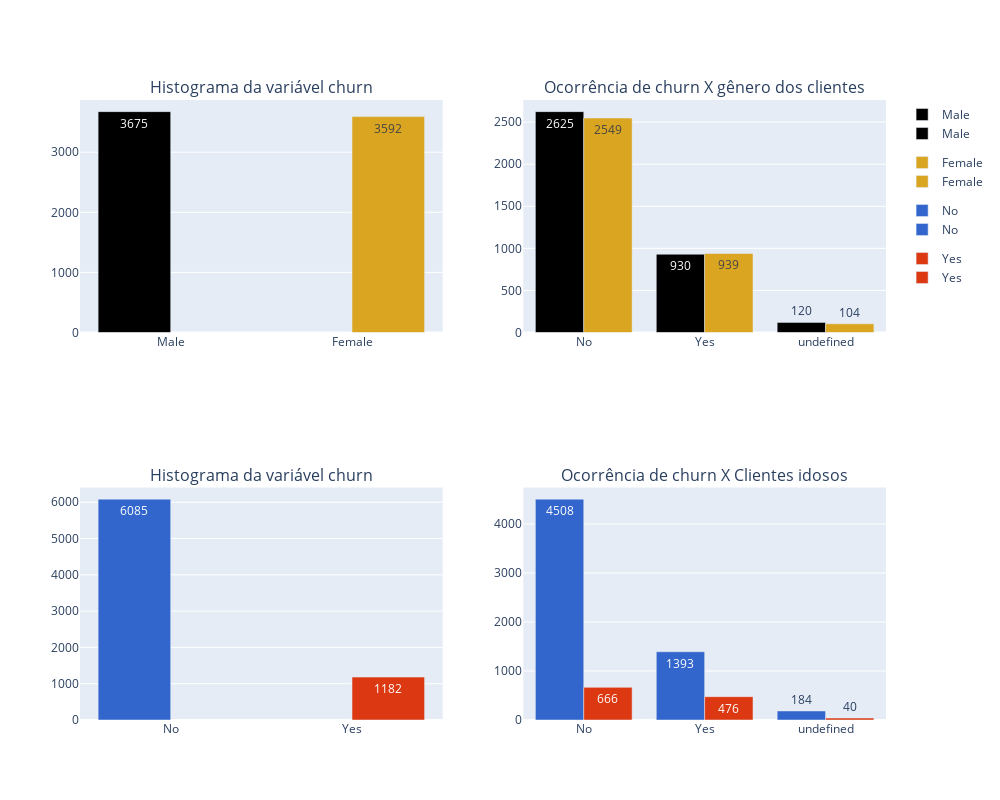

Notebook code for this chart:
### Code cell
bar1 = px.bar(x=frequencia_genero.index, y=frequencia_genero.values, labels={'x':'gênero','y':'count'}, text_auto=True, color=frequencia_genero.index, color_discrete_sequence=['black','goldenrod'])

bar2 = px.bar(cross_churn_genero, x='churn', y=["Male","Female"], barmode='group', labels={'value':'count'}, text_auto=True, color_discrete_sequence=['black','goldenrod'])

bar3 = px.bar(x=frequencia_idoso.index, y=frequencia_idoso.values, labels={'x':'Idoso','y':'count'}, text_auto=True, color=frequencia_idoso.index, color_discrete_sequence=px.colors.qualitative.G10)

bar4 = px.bar(cross_churn_idoso, x='churn', y=["No","Yes"], barmode='group', labels={'value':'count'}, text_auto=True, color_discrete_sequence=px.colors.qualitative.G10)

fig = make_subplots(rows=2, cols=2, subplot_titles=['Histograma da variável churn',"Ocorrência de churn X gênero dos clientes",'Histograma da variável churn',"Ocorrência de churn X Clientes idosos"])
fig.append_trace(bar1['data'][0], row=1, col=1)
fig.append_trace(bar1['data'][1], row=1, col=1)

fig.append_trace(bar2['data'][0], row=1, col=2)
fig.append_trace(bar2['data'][1], row=1, col=2)

fig.append_trace(bar3['data'][0], row=2, col=1)
fig.append_trace(bar3['data'][1], row=2, col=1)

fig.append_trace(bar4['data'][0], row=2, col=2)
fig.append_trace(bar4['data'][1], row=2, col=2)

fig.update_layout(
    height=800,
    width=1000
)

fig.show()

### Figure 1 — Plotly figure (JSON) as saved in the notebook; plotly's stock layout.template omitted (floating-point values rounded to 4 significant figures)
{"data": [{"alignmentgroup": "True", "hovertemplate": "color=Male<br>gênero=%{x}<br>count=%{y}<extra></extra>", "legendgroup": "Male", "marker": {"color": "black", "pattern": {"shape": ""}}, "name": "Male", "offsetgroup": "Male", "orientation": "v", "showlegend": true, "textposition": "auto", "texttemplate": "%{y}", "x": ["Male"], "xaxis": "x", "y": [3675], "yaxis": "y", "type": "bar"}, {"alignmentgroup": "True", "hovertemplate": "color=Female<br>gênero=%{x}<br>count=%{y}<extra></extra>", "legendgroup": "Female", "marker": {"color": "goldenrod", "pattern": {"shape": ""}}, "name": "Female", "offsetgroup": "Female", "orientation": "v", "showlegend": true, "textposition": "auto", "texttemplate": "%{y}", "x": ["Female"], "xaxis": "x", "y": [3592], "yaxis": "y", "type": "bar"}, {"alignmentgroup": "True", "hovertemplate": "variable=Male<br>churn=%{x}<br>count=%{y}<extra></extra>", "legendgroup": "Male", "marker": {"color": "black", "pattern": {"shape": ""}}, "name": "Male", "offsetgroup": "Male", "orientation": "v", "showlegend": true, "textposition": "auto", "texttemplate": "%{y}", "x": ["No", "Yes", "undefined"], "xaxis": "x2", "y": [2625, 930, 120], "yaxis": "y2", "type": "bar"}, {"alignmentgroup": "True", "hovertemplate": "variable=Female<br>churn=%{x}<br>count=%{y}<extra></extra>", "legendgroup": "Female", "marker": {"color": "goldenrod", "pattern": {"shape": ""}}, "name": "Female", "offsetgroup": "Female", "orientation": "v", "showlegend": true, "textposition": "auto", "texttemplate": "%{y}", "x": ["No", "Yes", "undefined"], "xaxis": "x2", "y": [2549, 939, 104], "yaxis": "y2", "type": "bar"}, {"alignmentgroup": "True", "hovertemplate": "color=No<br>Idoso=%{x}<br>count=%{y}<extra></extra>", "legendgroup": "No", "marker": {"color": "#3366CC", "pattern": {"shape": ""}}, "name": "No", "offsetgroup": "No", "orientation": "v", "showlegend": true, "textposition": "auto", "texttemplate": "%{y}", "x": ["No"], "xaxis": "x3", "y": [6085], "yaxis": "y3", "type": "bar"}, {"alignmentgroup": "True", "hovertemplate": "color=Yes<br>Idoso=%{x}<br>count=%{y}<extra></extra>", "legendgroup": "Yes", "marker": {"color": "#DC3912", "pattern": {"shape": ""}}, "name": "Yes", "offsetgroup": "Yes", "orientation": "v", "showlegend": true, "textposition": "auto", "texttemplate": "%{y}", "x": ["Yes"], "xaxis": "x3", "y": [1182], "yaxis": "y3", "type": "bar"}, {"alignmentgroup": "True", "hovertemplate": "variable=No<br>churn=%{x}<br>count=%{y}<extra></extra>", "legendgroup": "No", "marker": {"color": "#3366CC", "pattern": {"shape": ""}}, "name": "No", "offsetgroup": "No", "orientation": "v", "showlegend": true, "textposition": "auto", "texttemplate": "%{y}", "x": ["No", "Yes", "undefined"], "xaxis": "x4", "y": [4508, 1393, 184], "yaxis": "y4", "type": "bar"}, {"alignmentgroup": "True", "hovertemplate": "variable=Yes<br>churn=%{x}<br>count=%{y}<extra></extra>", "legendgroup": "Yes", "marker": {"color": "#DC3912", "pattern": {"shape": ""}}, "name": "Yes", "offsetgroup": "Yes", "orientation": "v", "showlegend": true, "textposition": "auto", "texttemplate": "%{y}", "x": ["No", "Yes", "undefined"], "xaxis": "x4", "y": [666, 476, 40], "yaxis": "y4", "type": "bar"}], "layout": {"xaxis": {"anchor": "y", "domain": [0, 0.45]}, "yaxis": {"anchor": "x", "domain": [0.625, 1]}, "xaxis2": {"anchor": "y2", "domain": [0.55, 1]}, "yaxis2": {"anchor": "x2", "domain": [0.625, 1]}, "xaxis3": {"anchor": "y3", "domain": [0, 0.45]}, "yaxis3": {"anchor": "x3", "domain": [0, 0.375]}, "xaxis4": {"anchor": "y4", "domain": [0.55, 1]}, "yaxis4": {"anchor": "x4", "domain": [0, 0.375]}, "annotations": [{"font": {"size": 16}, "showarrow": false, "text": "Histograma da variável churn", "x": 0.225, "xanchor": "center", "xref": "paper", "y": 1, "yanchor": "bottom", "yref": "paper"}, {"font": {"size": 16}, "showarrow": false, "text": "Ocorrência de churn X gênero dos clientes", "x": 0.775, "xanchor": "center", "xref": "paper", "y": 1, "yanchor": "bottom", "yref": "paper"}, {"font": {"size": 16}, "showarrow": false, "text": "Histograma da variável churn", "x": 0.225, "xanchor": "center", "xref": "paper", "y": 0.375, "yanchor": "bottom", "yref": "paper"}, {"font": {"size": 16}, "showarrow": false, "text": "Ocorrência de churn X Clientes idosos", "x": 0.775, "xanchor": "center", "xref": "paper", "y": 0.375, "yanchor": "bottom", "yref": "paper"}], "height": 800, "width": 1000}}
